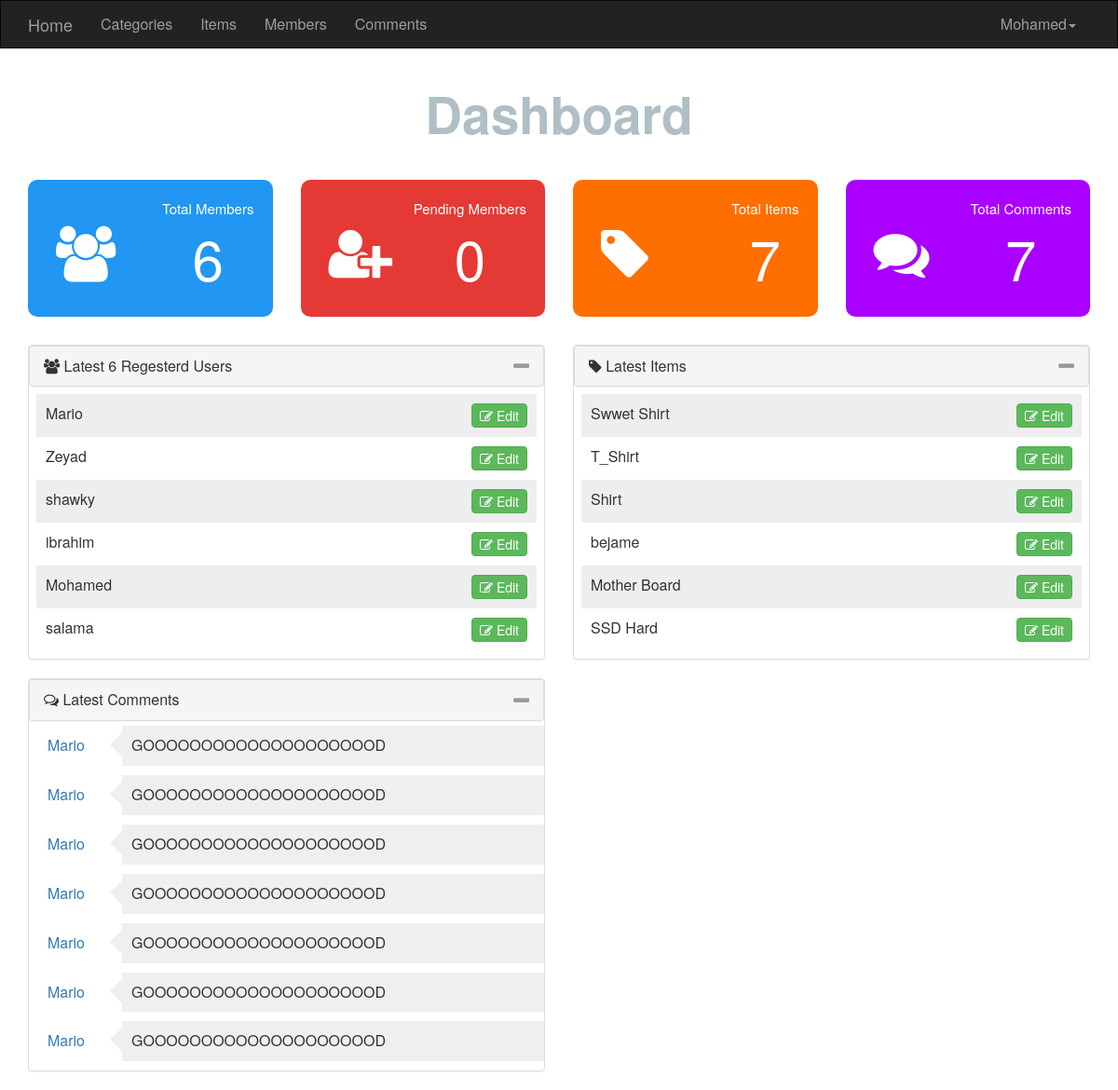
/admin/dashboard.php (signed in), run on the app's committed database.
### tables this page shows
CREATE TABLE `users` (
  `UserD` int(11) NOT NULL,
  `UserName` varchar(255) NOT NULL,
  `Password` varchar(255) NOT NULL,
  `Email` varchar(255) NOT NULL,
  `FullName` varchar(255) NOT NULL,
  `GroupID` int(11) NOT NULL DEFAULT 0,
  `TrustStatus` int(11) NOT NULL DEFAULT 0,
  `RegStatus` int(11) NOT NULL DEFAULT 0,
  `Dateandtime` date DEFAULT NULL,
  `avatar` varchar(255) NOT NULL
);

CREATE TABLE `items` (
  `item_ID` int(11) NOT NULL,
  `Name` varchar(255) NOT NULL,
  `Description` text NOT NULL,
  `Price` varchar(255) NOT NULL,
  `Add_Date` date NOT NULL,
  `Country_Made` varchar(255) NOT NULL,
  `Image` varchar(255) NOT NULL,
  `Status` varchar(255) NOT NULL,
  `Rating` smallint(6) NOT NULL,
  `Approve` tinyint(4) NOT NULL DEFAULT 0,
  `Cat_ID` int(11) NOT NULL,
  `Member_ID` int(11) NOT NULL
);

CREATE TABLE `comments` (
  `C_ID` int(11) NOT NULL,
  `Comment` text NOT NULL,
  `Status` tinyint(4) NOT NULL,
  `Comment_Date` date NOT NULL,
  `Item_ID` int(11) NOT NULL,
  `User_ID` int(11) NOT NULL
);

### admin/includes/functions/function.php (called while the page is built, shortened)
<?php
	function checkItem($select, $from, $value) {
		global $con;
		$statement = $con->prepare("SELECT $select FROM $from WHERE $select = ?");
		$statement->execute(array($value));
		$count = $statement->rowCount();
		return $count;
}
function countItems($item, $table) {
		global $con;
		$stmt2 = $con->prepare("SELECT COUNT($item) FROM $table");
		$stmt2->execute();
		return $stmt2->fetchColumn();
	}
 function getLatest($select, $table, $order, $limit = 5) {
		global $con;
		$getStmt = $con->prepare("SELECT $select FROM $table ORDER BY $order DESC LIMIT $limit");
		$getStmt->execute();
		$rows = $getStmt->fetchAll();
		return $rows;
	}

### admin/dashboard.php (the view, shortened to what this page needs)
<?php
	if (isset($_SESSION['Username'])) {
			include 'init.php';
			include $tp1 . 'header.php';
			$numUsers = 6;
			$latestUsers = getLatest('*','users', 'UserD', $numUsers);
			$numItems = 6;
			$latestItems = getLatest('*','items', 'item_ID', $numItems);
		?>
		<div class="home-stats">
			<div class="container text-center">
				<h1>Dashboard</h1>
				<div class="row">
					<div class="col-sm-3">
						<div class="stat st-members">
							<i class="fa fa-users"></i>
							<div class="info">
								Total Members
							<span><a href="members.php"><?php echo countItems('UserD', 'users' );?></a></span>
							</div>
						</div>
					</div>
					<div class="col-sm-3">
						<div class="stat st-pending">
							<i class="fa fa-user-plus"></i>
								<div class="info">
										Pending Members
								<span><a href="members.php?do=Manage&page=pending"><?php echo checkItem('RegStatus', 'users',0 );?></a></span>
								</div>
						</div>
					</div>
					<div class="col-sm-3">
						<div class="stat st-items">
							<i class="fa fa-tag"></i>
								<div class="info">
											Total Items
									<span><a href="items.php"><?php echo countItems('item_ID', 'items' );?></a></span>
								</div>
						</div>
					</div>
					<div class="col-sm-3">
						<div class="stat st-comments">
							<i class="fa fa-comments"></i>
							<div class="info">
								Total Comments
								<span>
									<a href="comments.php"><?php echo countItems('C_ID', 'comments') ?></a>
								</span>
							</div>
						</div>
					</div>
				</div>
			</div>
		</div>
		<div class="latest">
			<div class="container">
				<div class="row">
					<div class="col-sm-6">
							<div class="panel panel-default">
								<div class="panel panel-heading">
									<i class="fa fa-users"></i> Latest
									<?php echo $numUsers; ?> Regesterd Users
										<span class="toggle-info pull-right">
											<i class="fa fa-minus fa-lg"></i>
										</span>
									</div>
										<div class="panel-body">
											<ul class="list-unstyled latest-users">
											<?php
												foreach($latestUsers as $user) {
													echo '<li>';
													echo  $user['UserName'];
													echo '<a href="members.php?do=Edit&userid=' . $user['UserD'] . '">';
													echo '<span class="btn btn-success pull-right">';
													echo '<i class="fa fa-edit"></i> Edit';
												echo '</span>';
												echo '</a>';
												echo '</li>';
												}
											?>
										</ul>
									</div>
							</div>
						</div>
						<div class="col-sm-6">
							<div class="panel panel-default">
								<div class="panel panel-heading">
									<i class="fa fa-tag"></i> Latest Items
										<span class="toggle-info pull-right">
											<i class="fa fa-minus fa-lg"></i>
										</span>
									</div>
										<div class="panel-body">
											<ul class="list-unstyled latest-users">
											<?php
												foreach($latestItems as $item) {
													echo '<li>';
													echo  $item['Name'];
													echo '<a href="items.php?do=Edit&itemid=' . $item['item_ID'] . '">';
													echo '<span class="btn btn-success pull-right">';
													echo '<i class="fa fa-edit"></i> Edit';
												echo '</span>';
												echo '</a>';
												echo '</li>';
												}
											?>
										</ul>
									</div>
							</div>
						</div>
				</div>
				<div class="row">
					<div class="col-sm-6">
							<div class="panel panel-default">
								<div class="panel panel-heading">
									<i class="fa fa-comments-o"></i> Latest Comments
										<span class="toggle-info pull-right">
											<i class="fa fa-minus fa-lg"></i>
										</span>
									</div>
										<div class="panel-body">
											<?php
										$stmt = $con->prepare("SELECT comments.*, users.UserName AS Member
																FROM
																	comments
																INNER JOIN
																	users
																ON
																	users.UserD = comments.User_ID");
										$stmt-> execute(array());
										$comments = $stmt->fetchAll();
									if (! empty($comments)) {
										foreach ($comments as $comment) {
											echo '<div class="comment-box">';
												echo '<span class="member-n">
													<a href="members.php?do=Edit&userid=' . $comment['User_ID'] . '">
														' . $comment['Member'] . '</a></span>';
												echo '<p class="member-c">' . $comment['Comment'] . '</p>';
											echo '</div>';
										}
									} else {
										echo 'There\'s No Comments To Show';
									}
											?>
									</div>
								</div>
							</div>
						</div>
					</div>
				</div>
		<?php
		include $tp1 . 'footer.php';
	}else {
		header('Location: index.php');
		exit();
	}
?>

### admin/layout/css/style.css (style rules this page uses)
h1 { font-size: 55px; font-weight: bold; margin: 40px 0; color: #b0bec5; }
.home-stats .stat { padding: 20px; font-size: 15px; color: white; border-radius: 10px; position: relative; overflow: hidden; }
.home-stats .stat i { position: absolute; font-size: 60px; top: 50px; left: 30px; }
.home-stats .stat .info { float: right; }
.home-stats .stat a { color: #fff; }
.home-stats .stat span { display: block; font-size: 60px; }
.home-stats .st-members { background-color: #2196f3; }
.home-stats .st-pending { background-color: #e53935; }
.panel-body { padding: 0; }
.panel-heading { margin-bottom: 0px; }
.latest { margin-top: 30px; border: 0; padding-bottom: 0; }
.latest .toggle-info { color: #999; cursor: pointer; }
.latest-users { margin-bottom: 0; margin: 8px; }
.latest-users li { padding: 10px; overflow: hidden; }
.latest-users li:nth-child(odd) { background-color: #eee; }
.latest-users .btn-success, .latest-users .btn-info { padding: 2px 8px; }
.home-stats .st-items { background-color: #ff6f00; }
.home-stats .st-comments { background-color: #aa00ff; }
.latest .comment-box { margin: 5px 0 10px; }
.latest .comment-box .member-n, .latest .comment-box .member-c { float: left; }
.latest .comment-box .member-n { width: 80px; text-align: center; margin-right: 20px; position: relative; top: 10px; }
.latest .comment-box .member-c { width: calc(100% - 100px); background-color: #EFEFEF; padding: 10px; position: relative; }
.latest .comment-box .member-c:before { content: ""; display: block; position: absolute; left: -28px; top: 5px; width: 0; height: 0; border-style: solid; border-color: transparent #EFEFEF transparent transparent; border-width: 15px; }

### data on the page
users: UserName "Mario"
users: UserName "Zeyad"
users: UserName "shawky"
users: UserName "ibrahim"
users: UserName "Mohamed"
users: UserName "salama"
items: Name "Swwet Shirt"
items: Name "T_Shirt"
items: Name "Shirt"
items: Name "bejame"
items: Name "Mother Board"
items: Name "SSD Hard"
comments: User_ID.UserName "Mario", Comment "GOOOOOOOOOOOOOOOOOOOOD"
comments: User_ID.UserName "Mario", Comment "GOOOOOOOOOOOOOOOOOOOOD"
comments: User_ID.UserName "Mario", Comment "GOOOOOOOOOOOOOOOOOOOOD"
comments: User_ID.UserName "Mario", Comment "GOOOOOOOOOOOOOOOOOOOOD"
comments: User_ID.UserName "Mario", Comment "GOOOOOOOOOOOOOOOOOOOOD"
comments: User_ID.UserName "Mario", Comment "GOOOOOOOOOOOOOOOOOOOOD"
comments: User_ID.UserName "Mario", Comment "GOOOOOOOOOOOOOOOOOOOOD"

### other printed values
lang('HOME_ADMIN') "Home"
lang('CATEGORIES') "Categories"
lang('ITEMS') "Items"
lang('MEMBERS') "Members"
lang('COMMENTS') "Comments"
countItems('UserD', 'users' ) "6"
checkItem('RegStatus', 'users',0 ) "0"
countItems('item_ID', 'items' ) "7"
countItems('C_ID', 'comments') "7"
$numUsers "6"
